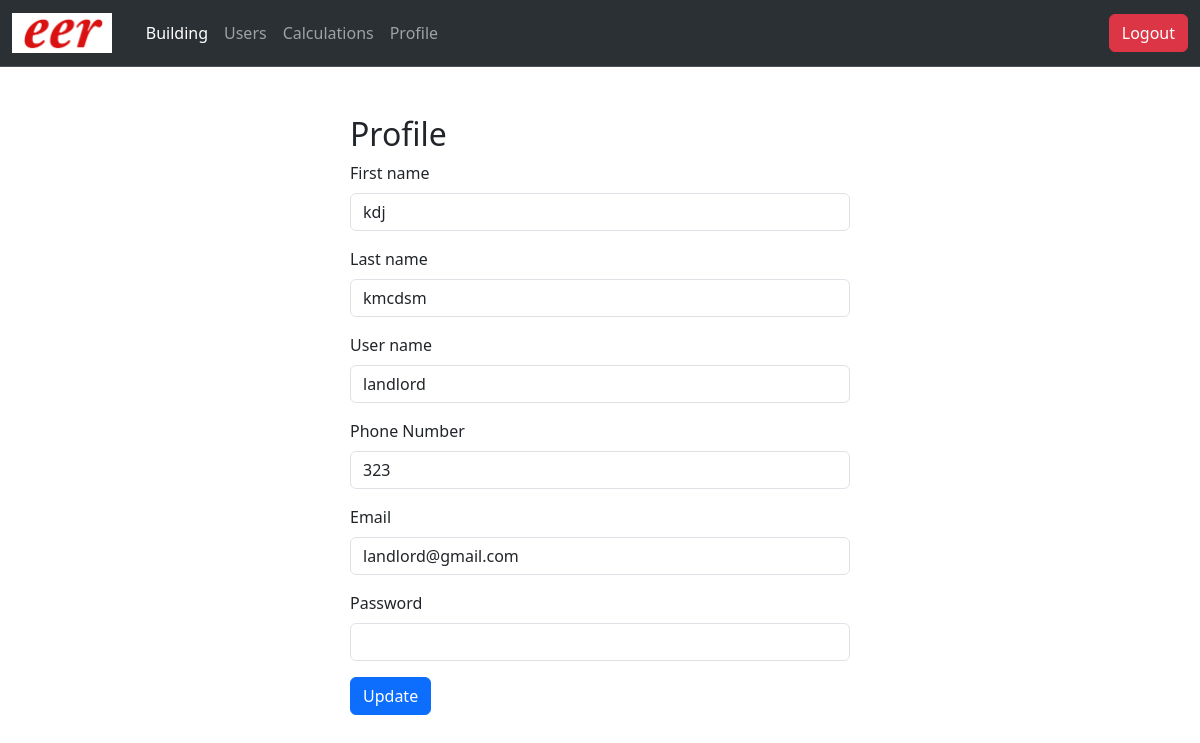
Page /landlord/profile.php (signed in) on the committed database.
### tables this page shows
CREATE TABLE `users` (
  `id` int(11) NOT NULL,
  `fname` text DEFAULT NULL,
  `lname` text DEFAULT NULL,
  `username` text DEFAULT NULL,
  `email` text DEFAULT NULL,
  `password` text DEFAULT NULL,
  `phone` int(11) DEFAULT NULL,
  `UserAddress` varchar(5000) DEFAULT NULL,
  `role_id` int(11) DEFAULT NULL,
  `created_at` datetime DEFAULT NULL
);

### landlord/profile.php (the view, shortened to what this page needs)
<?php
include "../php/db.php";
$user_id = $_SESSION['user_id'];
$logged_data = mysqli_query($conn, "SELECT * FROM `users` WHERE `id`=$user_id");
$data = mysqli_fetch_assoc($logged_data);
?>
<!doctype html>
<html lang="en">
  <head>
    <link href="https://cdn.jsdelivr.net/npm/bootstrap@5.3.3/dist/css/bootstrap.min.css" rel="stylesheet">
    <link rel="stylesheet" href="https://cdn.datatables.net/2.0.2/css/dataTables.dataTables.min.css">
</head>
<body>
    <?php include("header.php"); ?>
   <div style="max-width: 500px" class=" mx-auto mt-5">
    <div class="d-flex justify-content-between">
<div><h2>Profile</h2></div>
    </div>
    <form method="post">
  <div class="mb-3">
    <label for="fname" class="form-label">First name</label>
    <input type="text" name="fname" class="form-control" id="fname" value="<?=$data['fname']?>" required>
  </div>
  <div class="mb-3">
    <label for="lname" class="form-label">Last name</label>
    <input type="text" name="lname" class="form-control" id="lname" value="<?=$data['lname']?>" required>
  </div>
  <div class="mb-3">
    <label for="username" class="form-label">User name</label>
    <input type="text" name="username" class="form-control" id="username" value="<?=$data['username']?>" required>
  </div>
  <div class="mb-3">
    <label for="phone" class="form-label">Phone Number</label>
    <input type="text" name="phone" class="form-control" id="phone" value="<?=$data['phone']?>" required>
  </div>
  <div class="mb-3">
    <label for="email" class="form-label">Email</label>
    <input type="text" name="email" class="form-control" id="email" value="<?=$data['email']?>" required>
  </div>
  <div class="mb-3">
    <label for="password" class="form-label">Password</label>
    <input type="password" name="password" class="form-control" id="password">
  </div>
  <button type="submit" name="update_profile" class="btn btn-primary">Update</button>
</form>
   </div>
   <?php include("footer.php"); ?>

### rows in the picture
users: fname "kdj", lname "kmcdsm", username "landlord", phone "323", email "landlord@gmail.com"
